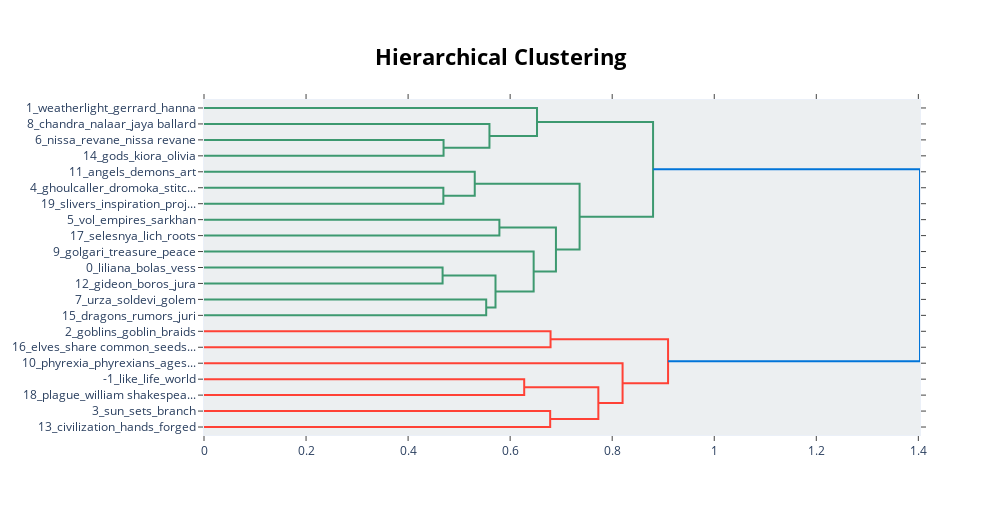

The code cell stored with this chart in its notebook:
### Markdown cell above
We can use hierarchical clustering to visualize the relationships

### Code cell
# hierarchical clustering
topic_model.visualize_hierarchy()

### Figure 1 — Plotly figure (JSON) as saved in the notebook; plotly's stock layout.template omitted (floating-point values rounded to 4 significant figures)
{"data": [{"hoverinfo": "text", "marker": {"color": "rgb(61,153,112)"}, "mode": "lines", "type": "scatter", "x": [0, 0.4695, 0.4695, 0], "xaxis": "x", "y": [-25, -25, -35, -35], "yaxis": "y"}, {"hoverinfo": "text", "marker": {"color": "rgb(61,153,112)"}, "mode": "lines", "type": "scatter", "x": [0, 0.5594, 0.5594, 0.4695], "xaxis": "x", "y": [-15, -15, -30, -30], "yaxis": "y"}, {"hoverinfo": "text", "marker": {"color": "rgb(61,153,112)"}, "mode": "lines", "type": "scatter", "x": [0, 0.6526, 0.6526, 0.5594], "xaxis": "x", "y": [-5, -5, -22.5, -22.5], "yaxis": "y"}, {"hoverinfo": "text", "marker": {"color": "rgb(61,153,112)"}, "mode": "lines", "type": "scatter", "x": [0, 0.4691, 0.4691, 0], "xaxis": "x", "y": [-55, -55, -65, -65], "yaxis": "y"}, {"hoverinfo": "text", "marker": {"color": "rgb(61,153,112)"}, "mode": "lines", "type": "scatter", "x": [0, 0.5306, 0.5306, 0.4691], "xaxis": "x", "y": [-45, -45, -60, -60], "yaxis": "y"}, {"hoverinfo": "text", "marker": {"color": "rgb(61,153,112)"}, "mode": "lines", "type": "scatter", "x": [0, 0.5789, 0.5789, 0], "xaxis": "x", "y": [-75, -75, -85, -85], "yaxis": "y"}, {"hoverinfo": "text", "marker": {"color": "rgb(61,153,112)"}, "mode": "lines", "type": "scatter", "x": [0, 0.4676, 0.4676, 0], "xaxis": "x", "y": [-105, -105, -115, -115], "yaxis": "y"}, {"hoverinfo": "text", "marker": {"color": "rgb(61,153,112)"}, "mode": "lines", "type": "scatter", "x": [0, 0.5531, 0.5531, 0], "xaxis": "x", "y": [-125, -125, -135, -135], "yaxis": "y"}, {"hoverinfo": "text", "marker": {"color": "rgb(61,153,112)"}, "mode": "lines", "type": "scatter", "x": [0.4676, 0.5713, 0.5713, 0.5531], "xaxis": "x", "y": [-110, -110, -130, -130], "yaxis": "y"}, {"hoverinfo": "text", "marker": {"color": "rgb(61,153,112)"}, "mode": "lines", "type": "scatter", "x": [0, 0.6461, 0.6461, 0.5713], "xaxis": "x", "y": [-95, -95, -120, -120], "yaxis": "y"}, {"hoverinfo": "text", "marker": {"color": "rgb(61,153,112)"}, "mode": "lines", "type": "scatter", "x": [0.5789, 0.6897, 0.6897, 0.6461], "xaxis": "x", "y": [-80, -80, -107.5, -107.5], "yaxis": "y"}, {"hoverinfo": "text", "marker": {"color": "rgb(61,153,112)"}, "mode": "lines", "type": "scatter", "x": [0.5306, 0.7361, 0.7361, 0.6897], "xaxis": "x", "y": [-52.5, -52.5, -93.75, -93.75], "yaxis": "y"}, {"hoverinfo": "text", "marker": {"color": "rgb(61,153,112)"}, "mode": "lines", "type": "scatter", "x": [0.6526, 0.8801, 0.8801, 0.7361], "xaxis": "x", "y": [-13.75, -13.75, -73.12, -73.12], "yaxis": "y"}, {"hoverinfo": "text", "marker": {"color": "rgb(255,65,54)"}, "mode": "lines", "type": "scatter", "x": [0, 0.6792, 0.6792, 0], "xaxis": "x", "y": [-145, -145, -155, -155], "yaxis": "y"}, {"hoverinfo": "text", "marker": {"color": "rgb(255,65,54)"}, "mode": "lines", "type": "scatter", "x": [0, 0.6275, 0.6275, 0], "xaxis": "x", "y": [-175, -175, -185, -185], "yaxis": "y"}, {"hoverinfo": "text", "marker": {"color": "rgb(255,65,54)"}, "mode": "lines", "type": "scatter", "x": [0, 0.6785, 0.6785, 0], "xaxis": "x", "y": [-195, -195, -205, -205], "yaxis": "y"}, {"hoverinfo": "text", "marker": {"color": "rgb(255,65,54)"}, "mode": "lines", "type": "scatter", "x": [0.6275, 0.7728, 0.7728, 0.6785], "xaxis": "x", "y": [-180, -180, -200, -200], "yaxis": "y"}, {"hoverinfo": "text", "marker": {"color": "rgb(255,65,54)"}, "mode": "lines", "type": "scatter", "x": [0, 0.8204, 0.8204, 0.7728], "xaxis": "x", "y": [-165, -165, -190, -190], "yaxis": "y"}, {"hoverinfo": "text", "marker": {"color": "rgb(255,65,54)"}, "mode": "lines", "type": "scatter", "x": [0.6792, 0.9095, 0.9095, 0.8204], "xaxis": "x", "y": [-150, -150, -177.5, -177.5], "yaxis": "y"}, {"hoverinfo": "text", "marker": {"color": "rgb(0,116,217)"}, "mode": "lines", "type": "scatter", "x": [0.8801, 1.403, 1.403, 0.9095], "xaxis": "x", "y": [-43.44, -43.44, -163.8, -163.8], "yaxis": "y"}], "layout": {"autosize": false, "height": 515, "hoverlabel": {"bgcolor": "white", "font": {"family": "Rockwell", "size": 16}}, "hovermode": "closest", "plot_bgcolor": "#ECEFF1", "showlegend": false, "title": {"font": {"color": "Black", "size": 22}, "text": "<b>Hierarchical Clustering", "x": 0.5, "xanchor": "center", "yanchor": "top"}, "width": 1000, "xaxis": {"mirror": "allticks", "rangemode": "tozero", "showgrid": false, "showline": true, "showticklabels": true, "ticks": "outside", "type": "linear", "zeroline": false}, "yaxis": {"mirror": "allticks", "range": [-210, 0], "rangemode": "tozero", "showgrid": false, "showline": true, "showticklabels": true, "tickmode": "array", "ticks": "outside", "ticktext": ["1_weatherlight_gerrard_hanna", "8_chandra_nalaar_jaya ballard", "6_nissa_revane_nissa revane", "14_gods_kiora_olivia", "11_angels_demons_art", "4_ghoulcaller_dromoka_stitc...", "19_slivers_inspiration_proj...", "5_vol_empires_sarkhan", "17_selesnya_lich_roots", "9_golgari_treasure_peace", "0_liliana_bolas_vess", "12_gideon_boros_jura", "7_urza_soldevi_golem", "15_dragons_rumors_juri", "2_goblins_goblin_braids", "16_elves_share common_seeds...", "10_phyrexia_phyrexians_ages...", "-1_like_life_world", "18_plague_william shakespea...", "3_sun_sets_branch", "13_civilization_hands_forged"], "tickvals": [-5, -15, -25, -35, -45, -55, -65, -75, -85, -95, -105, -115, -125, -135, -145, -155, -165, -175, -185, -195, -205], "type": "linear", "zeroline": false}}}
